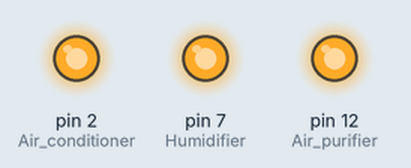
Simulated run of this sketch. Board: Arduino Uno, built with avr-gcc and run on an emulated ATmega328P. Parts: output pins drawn as LEDs (lit = HIGH).

Above: at 1.5 s.
At 4.5 s:
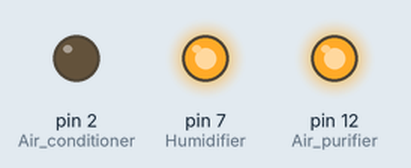
Timing chart, 0 to 7.8 s (numbered marks = the images above):
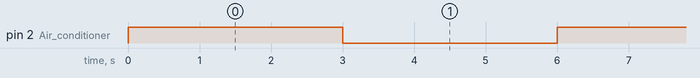

The sketch:

relayTest.ino
```cpp
#define Air_conditioner 2 //에어컨
#define Humidifier 7 //가습기
#define Air_purifier 12 //공기청정기

void setup(){
  pinMode(Air_conditioner, OUTPUT);
  pinMode(Humidifier, OUTPUT);
  pinMode(Air_purifier, OUTPUT);

  digitalWrite(Air_conditioner, HIGH);
  digitalWrite(Humidifier, HIGH);
  digitalWrite(Air_purifier, HIGH);
}
void loop(){
  if(isTrue()){
    swith_Air_conditioner();
  }

  //swith_Humidifier();
  //swith_Air_purifier;

}

void swith_Air_conditioner(){
  delay(3000);
  digitalWrite(Air_conditioner, LOW);
  delay(3000);
  digitalWrite(Air_conditioner, HIGH);
}
void swith_Humidifier(){
  delay(3000);
  digitalWrite(Humidifier, LOW);
  delay(3000);
  digitalWrite(Humidifier, HIGH);

}
void swith_Air_purifier(){
  delay(3000);
  digitalWrite(Air_purifier, LOW);
  delay(3000);
  digitalWrite(Air_purifier, HIGH);

}
bool isTrue(){
  return true;
}
```

Measured:
- by itself, pin 2 (Air_conditioner): alternates HIGH for 3.0 s and LOW for 3.0 s
